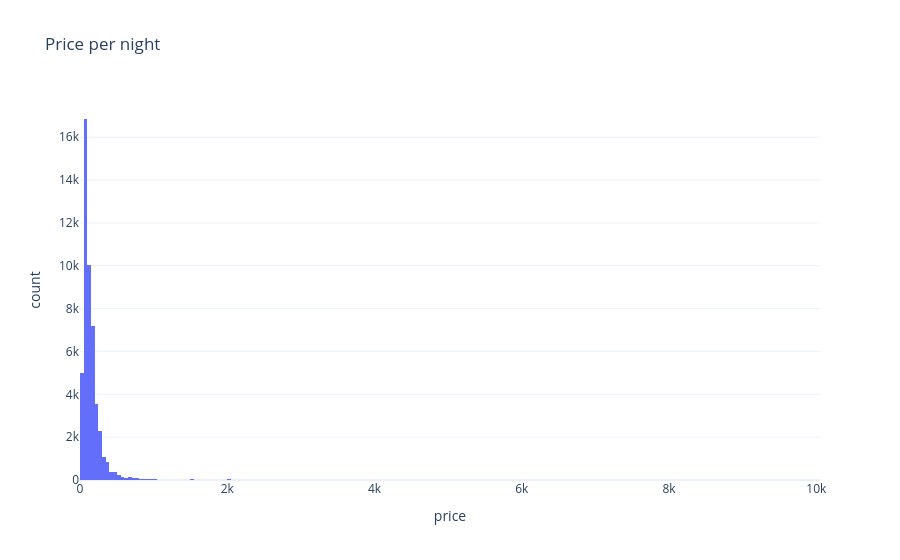

Write notebook code for a chart like this one.
### Markdown cell above
Histogram of the price to see the shape:

### Code cell
fig = px.histogram(airbnb, x="price", nbins=200, title="Price per night", template="plotly_white")
fig.show()

### Figure 1 — Plotly figure (JSON) as saved in the notebook; plotly's stock layout.template omitted (floating-point values rounded to 4 significant figures; data arrays with more than 128 entries replaced by an {"elided": "..."} marker saying what was removed)
{"data": [{"bingroup": "x", "hovertemplate": "price=%{x}<br>count=%{y}<extra></extra>", "legendgroup": "", "marker": {"color": "#636efa", "pattern": {"shape": ""}}, "name": "", "nbinsx": 200, "orientation": "v", "showlegend": false, "type": "histogram", "x": {"elided": "48884 int values"}, "xaxis": "x", "yaxis": "y"}], "layout": {"barmode": "relative", "legend": {"tracegroupgap": 0}, "title": {"text": "Price per night"}, "xaxis": {"anchor": "y", "domain": [0, 1], "title": {"text": "price"}}, "yaxis": {"anchor": "x", "domain": [0, 1], "title": {"text": "count"}}}}
